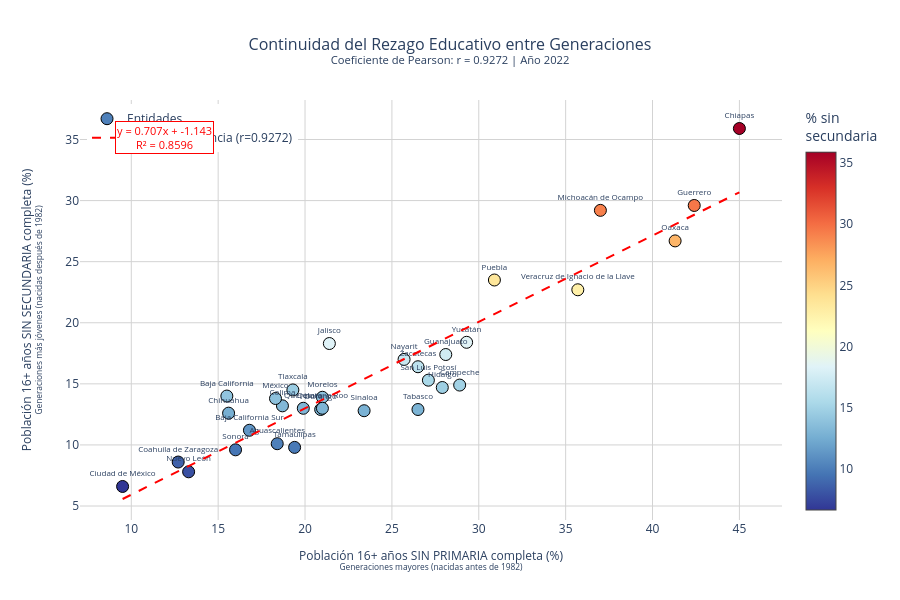

The notebook cell saved with this chart:
### Markdown cell above
## 📊 Visualización Principal: Diagrama de Dispersión con Línea de Tendencia

### Code cell
# Calcular línea de regresión
slope, intercept, r_value, p_value_reg, std_err = linregress(datos[var_x], datos[var_y])

# Crear valores para la línea de tendencia
x_line = np.linspace(datos[var_x].min(), datos[var_x].max(), 100)
y_line = slope * x_line + intercept

# Crear figura
fig = go.Figure()

# Agregar puntos de dispersión con nombres de estados
fig.add_trace(go.Scatter(
    x=datos[var_x],
    y=datos[var_y],
    mode='markers+text',
    text=datos['estado'],
    textposition='top center',
    textfont=dict(size=8),
    marker=dict(
        size=12,
        color=datos[var_y],
        colorscale='RdYlBu_r',
        showscale=True,
        colorbar=dict(title='% sin<br>secundaria'),
        line=dict(width=1, color='black')
    ),
    hovertemplate='<b>%{text}</b><br>' +
                  'Sin primaria: %{x:.1f}%<br>' +
                  'Sin secundaria: %{y:.1f}%<extra></extra>',
    name='Entidades'
))

# Agregar línea de tendencia
fig.add_trace(go.Scatter(
    x=x_line,
    y=y_line,
    mode='lines',
    line=dict(color='red', width=2, dash='dash'),
    name=f'Línea de tendencia (r={corr:.4f})'
))

# Configurar layout con ejes bien etiquetados
fig.update_layout(
    title={
        'text': f'Continuidad del Rezago Educativo entre Generaciones<br><sup>Coeficiente de Pearson: r = {corr:.4f} | Año {ANIO}</sup>',
        'x': 0.5,
        'xanchor': 'center',
        'font': dict(size=16)
    },
    xaxis=dict(
        title=dict(
            text='Población 16+ años SIN PRIMARIA completa (%)<br><sup>Generaciones mayores (nacidas antes de 1982)</sup>',
            font=dict(size=12)
        ),
        gridcolor='lightgray',
        zeroline=False
    ),
    yaxis=dict(
        title=dict(
            text='Población 16+ años SIN SECUNDARIA completa (%)<br><sup>Generaciones más jóvenes (nacidas después de 1982)</sup>',
            font=dict(size=12)
        ),
        gridcolor='lightgray',
        zeroline=False
    ),
    template='plotly_white',
    showlegend=True,
    legend=dict(
        yanchor="top",
        y=0.99,
        xanchor="left",
        x=0.01
    ),
    height=600,
    width=900
)

# Agregar anotación con ecuación
fig.add_annotation(
    x=0.05,
    y=0.95,
    xref='paper',
    yref='paper',
    text=f'y = {slope:.3f}x + {intercept:.3f}<br>R² = {r_value**2:.4f}',
    showarrow=False,
    font=dict(size=11, color='red'),
    bgcolor='white',
    bordercolor='red',
    borderwidth=1
)

fig.show()

### Figure 1 — Plotly figure (JSON) as saved in the notebook; plotly's stock layout.template omitted (floating-point values rounded to 4 significant figures)
{"data": [{"hovertemplate": "<b>%{text}</b><br>Sin primaria: %{x:.1f}%<br>Sin secundaria: %{y:.1f}%<extra></extra>", "marker": {"color": [10.1, 14.0, 11.2, 14.9, 35.9, 12.6, 6.6, 8.6, 13.2, 12.9, 17.4, 29.6, 14.7, 18.3, 29.2, 13.9, 13.8, 17.0, 7.8, 26.7, 23.5, 13.0, 13.0, 15.3, 12.8, 9.6, 12.9, 9.8, 14.5, 22.7, 18.4, 16.4], "colorbar": {"title": {"text": "% sin<br>secundaria"}}, "colorscale": [[0, "rgb(49,54,149)"], [0.1, "rgb(69,117,180)"], [0.2, "rgb(116,173,209)"], [0.3, "rgb(171,217,233)"], [0.4, "rgb(224,243,248)"], [0.5, "rgb(255,255,191)"], [0.6, "rgb(254,224,144)"], [0.7, "rgb(253,174,97)"], [0.8, "rgb(244,109,67)"], [0.9, "rgb(215,48,39)"], [1, "rgb(165,0,38)"]], "line": {"color": "black", "width": 1}, "showscale": true, "size": 12}, "mode": "markers+text", "name": "Entidades", "text": ["Aguascalientes", "Baja California", "Baja California Sur", "Campeche", "Chiapas", "Chihuahua", "Ciudad de México", "Coahuila de Zaragoza", "Colima", "Durango", "Guanajuato", "Guerrero", "Hidalgo", "Jalisco", "Michoacán de Ocampo", "Morelos", "México", "Nayarit", "Nuevo León", "Oaxaca", "Puebla", "Querétaro", "Quintana Roo", "San Luis Potosí", "Sinaloa", "Sonora", "Tabasco", "Tamaulipas", "Tlaxcala", "Veracruz de Ignacio de la Llave", "Yucatán", "Zacatecas"], "textfont": {"size": 8}, "textposition": "top center", "type": "scatter", "x": [18.4, 15.5, 16.8, 28.9, 45.0, 15.6, 9.5, 12.7, 18.7, 20.9, 28.1, 42.4, 27.9, 21.4, 37.0, 21.0, 18.3, 25.7, 13.3, 41.3, 30.9, 19.9, 21.0, 27.1, 23.4, 16.0, 26.5, 19.4, 19.3, 35.7, 29.3, 26.5], "y": [10.1, 14.0, 11.2, 14.9, 35.9, 12.6, 6.6, 8.6, 13.2, 12.9, 17.4, 29.6, 14.7, 18.3, 29.2, 13.9, 13.8, 17.0, 7.8, 26.7, 23.5, 13.0, 13.0, 15.3, 12.8, 9.6, 12.9, 9.8, 14.5, 22.7, 18.4, 16.4]}, {"line": {"color": "red", "dash": "dash", "width": 2}, "mode": "lines", "name": "Línea de tendencia (r=0.9272)", "type": "scatter", "x": [9.5, 9.859, 10.22, 10.58, 10.93, 11.29, 11.65, 12.01, 12.37, 12.73, 13.09, 13.44, 13.8, 14.16, 14.52, 14.88, 15.24, 15.6, 15.95, 16.31, 16.67, 17.03, 17.39, 17.75, 18.11, 18.46, 18.82, 19.18, 19.54, 19.9, 20.26, 20.62, 20.97, 21.33, 21.69, 22.05, 22.41, 22.77, 23.13, 23.48, 23.84, 24.2, 24.56, 24.92, 25.28, 25.64, 25.99, 26.35, 26.71, 27.07, 27.43, 27.79, 28.15, 28.51, 28.86, 29.22, 29.58, 29.94, 30.3, 30.66, 31.02, 31.37, 31.73, 32.09, 32.45, 32.81, 33.17, 33.53, 33.88, 34.24, 34.6, 34.96, 35.32, 35.68, 36.04, 36.39, 36.75, 37.11, 37.47, 37.83, 38.19, 38.55, 38.9, 39.26, 39.62, 39.98, 40.34, 40.7, 41.06, 41.41, 41.77, 42.13, 42.49, 42.85, 43.21, 43.57, 43.92, 44.28, 44.64, 45.0], "y": [5.575, 5.828, 6.082, 6.335, 6.589, 6.842, 7.096, 7.349, 7.603, 7.857, 8.11, 8.364, 8.617, 8.871, 9.124, 9.378, 9.631, 9.885, 10.14, 10.39, 10.65, 10.9, 11.15, 11.41, 11.66, 11.91, 12.17, 12.42, 12.67, 12.93, 13.18, 13.43, 13.69, 13.94, 14.2, 14.45, 14.7, 14.96, 15.21, 15.46, 15.72, 15.97, 16.22, 16.48, 16.73, 16.98, 17.24, 17.49, 17.75, 18.0, 18.25, 18.51, 18.76, 19.01, 19.27, 19.52, 19.77, 20.03, 20.28, 20.53, 20.79, 21.04, 21.3, 21.55, 21.8, 22.06, 22.31, 22.56, 22.82, 23.07, 23.32, 23.58, 23.83, 24.08, 24.34, 24.59, 24.84, 25.1, 25.35, 25.61, 25.86, 26.11, 26.37, 26.62, 26.87, 27.13, 27.38, 27.63, 27.89, 28.14, 28.39, 28.65, 28.9, 29.16, 29.41, 29.66, 29.92, 30.17, 30.42, 30.68]}], "layout": {"annotations": [{"bgcolor": "white", "bordercolor": "red", "borderwidth": 1, "font": {"color": "red", "size": 11}, "showarrow": false, "text": "y = 0.707x + -1.143<br>R² = 0.8596", "x": 0.05, "xref": "paper", "y": 0.95, "yref": "paper"}], "height": 600, "legend": {"x": 0.01, "xanchor": "left", "y": 0.99, "yanchor": "top"}, "showlegend": true, "title": {"font": {"size": 16}, "text": "Continuidad del Rezago Educativo entre Generaciones<br><sup>Coeficiente de Pearson: r = 0.9272 | Año 2022</sup>", "x": 0.5, "xanchor": "center"}, "width": 900, "xaxis": {"gridcolor": "lightgray", "title": {"font": {"size": 12}, "text": "Población 16+ años SIN PRIMARIA completa (%)<br><sup>Generaciones mayores (nacidas antes de 1982)</sup>"}, "zeroline": false}, "yaxis": {"gridcolor": "lightgray", "title": {"font": {"size": 12}, "text": "Población 16+ años SIN SECUNDARIA completa (%)<br><sup>Generaciones más jóvenes (nacidas después de 1982)</sup>"}, "zeroline": false}}}
